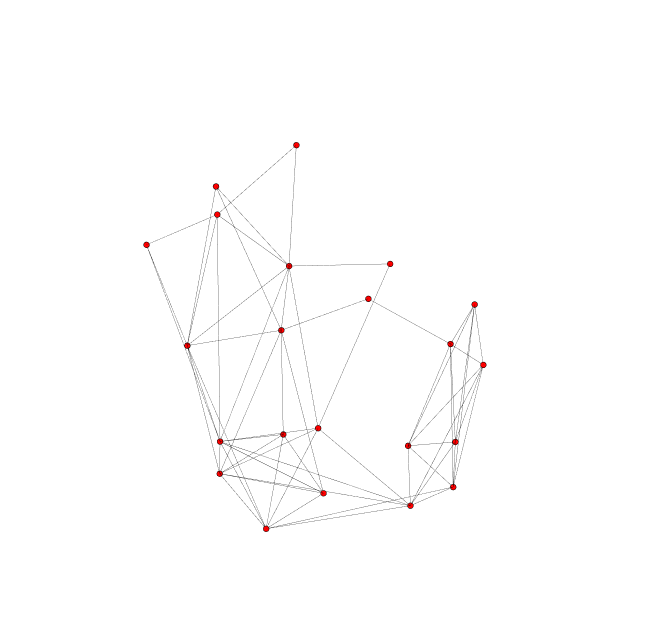

Notebook code cell kept with this figure:
### Code cell
idx = 4 # toggle idx = 0, 1, 2, 3 to see different nerves
fig = go.Figure(data=[plot_data_list[idx][0],plot_data_list[idx][1]], layout=layout)
# fig = go.Figure(data=plot_data_list[idx][0], layout=layout)
fig.update_layout(scene_camera=camera_data,title='')
fig.show()

### Figure 1 — Plotly figure (JSON) as saved in the notebook; plotly's stock layout.template omitted (floating-point values rounded to 4 significant figures; data arrays with more than 128 entries replaced by an {"elided": "..."} marker saying what was removed)
{"data": [{"hoverinfo": "none", "line": {"color": "black", "width": 0.5}, "mode": "lines", "type": "scatter3d", "x": {"elided": "255 float values"}, "y": {"elided": "255 float values"}, "z": {"elided": "255 float values"}}, {"hoverinfo": "text", "marker": {"color": "red", "line": {"color": "black", "width": 0.5}, "size": 2, "symbol": "circle"}, "mode": "markers", "text": ["0", "1", "2", "3", "4", "5", "6", "7", "8", "9", "10", "11", "12", "13", "14", "15", "16", "17", "18", "19", "20", "21"], "type": "scatter3d", "x": [-0.202, -0.3631, -0.01221, 0.1773, -0.3358, -0.1735, -0.4836, -0.4218, -0.3739, 0.1543, -0.002761, -0.3068, 0.1138, 0.03273, -0.1913, 0.2293, -0.1948, 0.1124, 0.2216, -0.1844, -0.3695, -0.1619], "y": [0.683, 0.8074, 0.6948, 0.6016, 0.8457, 0.9301, 0.7507, 0.4995, 0.3371, 0.496, 0.2062, 0.2135, 0.2103, 0.5653, 0.4961, 0.4515, 0.3989, 0.1912, 0.2104, 0.1887, 0.1834, 0.2007], "z": [0.02389, 0.1986, 0.124, 0.1478, -0.09389, -0.01276, 0.1183, -0.05657, 0.1071, 0.2333, 0.25, 0.2492, 0.2195, -0.1115, -0.1271, -0.03092, 0.2241, -0.008995, 0.0387, -0.1664, -0.02474, 0.1478]}], "layout": {"height": 625, "hovermode": "closest", "margin": {"t": 100}, "scene": {"camera": {"center": {"x": 0, "y": 0, "z": 0}, "eye": {"x": -0.5, "y": 0.5, "z": 1.7}, "up": {"x": 0, "y": 1, "z": 0}}, "xaxis": {"showbackground": false, "showgrid": false, "showline": false, "showticklabels": false, "title": {"text": ""}, "zeroline": false}, "yaxis": {"showbackground": false, "showgrid": false, "showline": false, "showticklabels": false, "title": {"text": ""}, "zeroline": false}, "zaxis": {"showbackground": false, "showgrid": false, "showline": false, "showticklabels": false, "title": {"text": ""}, "zeroline": false}}, "showlegend": false, "title": {"text": ""}, "width": 650}}
